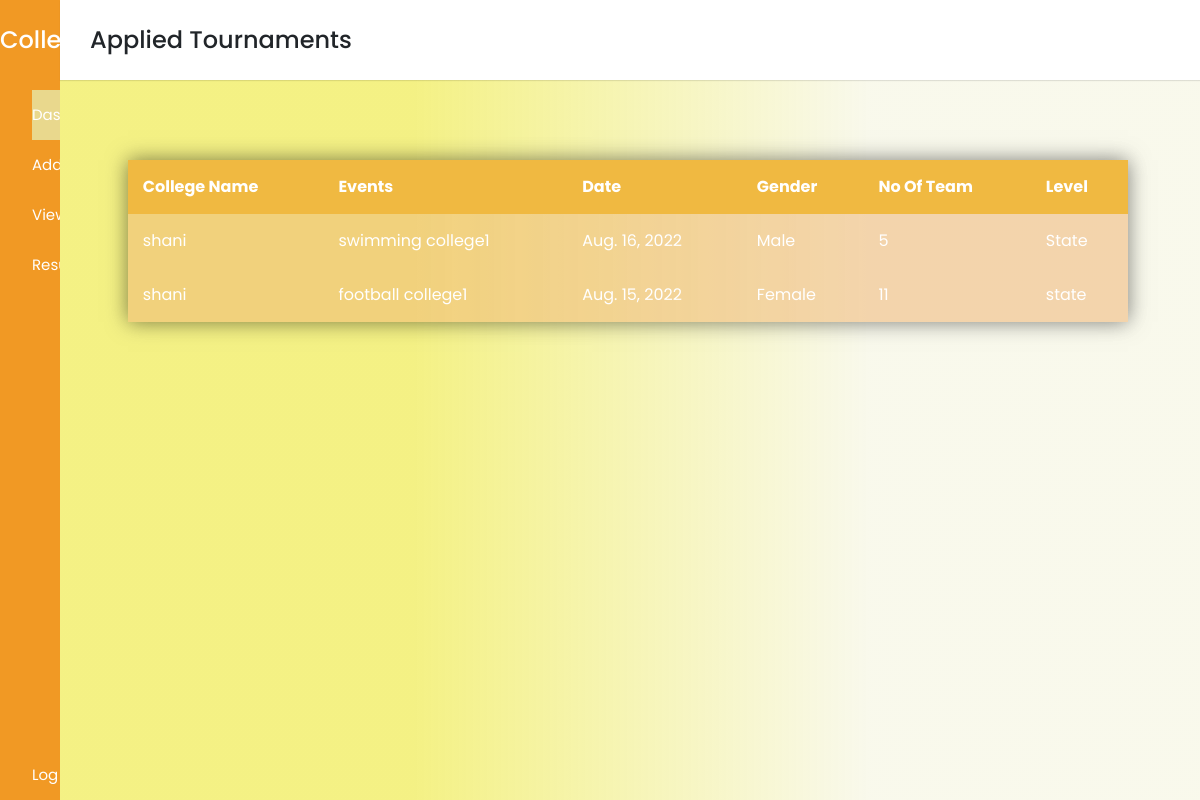
Screenshot of /home (signed in) with the database file from the repository.
### college/models.py (models this page shows, shortened)
class TournamentApply(models.Model):
    tournament = models.ForeignKey(Tournaments, on_delete=models.CASCADE)
    college = models.ForeignKey(User, on_delete=models.CASCADE)

### new_admin/models.py (models this page shows, shortened)
class Tournaments(models.Model):
    category = (
        ('male','Male'),
        ('Female','Female'),
        ('Both','Both'),
    )
    college = models.ForeignKey(User, on_delete=models.CASCADE)
    event = models.ForeignKey('Event', on_delete=models.CASCADE)
    category = models.CharField(choices=category, max_length=10)
    date = models.DateField(null=True, blank=True)
    level = models.CharField(max_length=20)
    def __str__(self):
        return f'{self.event.name}  {self.college.username}'

class Event(models.Model):
    name = models.CharField(max_length=50)
    players = models.IntegerField()

### college/views.py (the view)
# urls.py: path('home',views.home, name='home'),
@login_required(login_url='login')
def home(request):
    college = User.objects.get(username=request.user.username)
    tournamentapply = TournamentApply.objects.filter(college=college)
    return render(request,'college/home.html',{'tournamentapply':tournamentapply})

### templates/college/home.html (shortened to what this page needs)
{% extends 'college/base.html' %}
{% block content %}
    <section class="home-section">
        <nav>
          <div class="sidebar-button">
            <span class="dashboard">Applied Tournaments</span>
          </div>
        </nav>
        <div class="home-content ">
            <div class="container">
                <table>
                    <thead>
                        <tr>
                            <th>College Name</th>
                            <th>Events</th>
                            <th>Date</th>
                            <th>Gender</th>
                            <th>No Of Team</th>
                            <th>Level</th>
                        </tr>
                    </thead>
                    <tbody>
                        {% for tournamentapply in tournamentapply %}
                        <tr>
                            <td>{{ tournamentapply.college }}</td>
                            <td>{{ tournamentapply.tournament }}</td>
                            <td>{{ tournamentapply.tournament.date }}</td>
                            <td>{{ tournamentapply.tournament.category }}</td>
                            <td>{{ tournamentapply.tournament.event.players }}</td>
                            <td>{{ tournamentapply.tournament.level }}</td>
                        </tr>
                        {% endfor %}
                    </tbody>
                </table>
            </div>
        </div>
      </section>
    {% endblock %}

### templates/college/base.html (shortened to what this page needs)
{% load static %}
<!DOCTYPE html>
<html lang="en" dir="ltr">
<head>
    <link rel="stylesheet" href="{% static 'CSS/db-college.css' %}">
    <link rel="stylesheet" href="{% static 'CSS/viewtournament.css' %}">
    <link href="https://cdn.jsdelivr.net/npm/bootstrap@5.2.0-beta1/dist/css/bootstrap.min.css" rel="stylesheet"
>
</head>
<body>
    <div class="sidebar">
        <div class="logo-details">
            <span class="logo_name">College</span>
        </div>
        <ul class="nav-links">
            <li>
                <a href="{% url 'home' %}" class="active">
                    <span class="links_name">Dashboard</span>
                </a>
            </li>
            <li>
                <a href="{% url 'addtournament' %}">
                    <span class="links_name">Add Tournament</span>
                </a>
            </li>
            <li>
                <a href="{% url 'tournament' %}">
                    <span class="links_name">View Tournament</span>
                </a>
            </li>
            <li>
                <a href="{% url 'results' %}">
                    <span class="links_name">Results</span>
                </a>
            </li>
            <li class="log_out">
                <a href="{% url 'logout' %}">
                    <span class="links_name">Log out</span>
                </a>
            </li>
        </ul>
    </div>
    {% block content %}
    {% endblock %}
</body>
</html>

### sports_event/static/CSS/db-college.css (style rules this page uses)
* { margin: 0; padding: 0; box-sizing: border-box; font-family: 'Poppins', sans-serif; }
.sidebar { position: fixed; height: 100%; width: 240px; background: #f19924; transition: all 0.5s ease; }
.sidebar .logo-details { height: 80px; display: flex; align-items: center; }
.sidebar .logo-details .logo_name { color: #fff; font-size: 24px; font-weight: 500; }
.sidebar .nav-links { margin-top: 10px; }
.sidebar .nav-links li { position: relative; list-style: none; height: 50px; }
.sidebar .nav-links li a { height: 100%; width: 100%; display: flex; align-items: center; text-decoration: none; transition: all 0.4s ease; }
.sidebar .nav-links li a.active { background: #e9d88d; }
.sidebar .nav-links li a .links_name { color: #fff; font-size: 15px; font-weight: 400; white-space: nowrap; }
.sidebar .nav-links .log_out { position: absolute; bottom: 0; width: 100%; }
.home-section { position: relative; background: #f5f5f5; min-height: 100vh; width: calc(100% - 240px); left: 240px; transition: all 0.5s ease; }
.home-section nav { display: flex; justify-content: space-between; height: 80px; background: #fff; display: flex; align-items: center; position: fixed; width: calc(100% - 240px); left: 240px; z-index: 100; padding: 0 20px; box-shadow: 0 1px 1px rgba(0, 0, 0, 0.1); transition: all 0.5s ease; }
.home-section nav .sidebar-button { display: flex; align-items: center; font-size: 24px; font-weight: 500; }
.home-section .home-content { position: relative; padding-top: 104px; }
@media (max-width: 1240px) { .sidebar { width: 60px; } }
@media (max-width: 1240px) { .home-section { width: calc(100% - 60px); left: 60px; } }
@media (max-width: 1240px) { .home-section nav { width: calc(100% - 60px); left: 60px; } }
.home-section { background: rgb(237,232,52); background: linear-gradient(90deg, rgba(237,232,52,0.6054796918767507) 31%, rgba(237,237,200,0.3477766106442577) 71%); }

### sports_event/static/CSS/viewtournament.css (style rules this page uses)
* { margin: 0; padding: 0; box-sizing: border-box; font-family: 'Poppins', sans-serif; }
.sidebar { position: fixed; height: 100%; width: 240px; background: #f19924; transition: all 0.5s ease; }
.sidebar .logo-details { height: 80px; display: flex; align-items: center; }
.sidebar .logo-details .logo_name { color: #fff; font-size: 24px; font-weight: 500; }
.sidebar .nav-links { margin-top: 10px; }
.sidebar .nav-links li { position: relative; list-style: none; height: 50px; }
.sidebar .nav-links li a { height: 100%; width: 100%; display: flex; align-items: center; text-decoration: none; transition: all 0.4s ease; }
.sidebar .nav-links li a.active { background: #e9d88d; }
.sidebar .nav-links li a .links_name { color: #fff; font-size: 15px; font-weight: 400; white-space: nowrap; }
.sidebar .nav-links .log_out { position: absolute; bottom: 0; width: 100%; }
.home-section { position: relative; background: #f5f5f5; min-height: 100vh; width: calc(100% - 240px); left: 240px; transition: all 0.5s ease; }
.home-section nav { display: flex; justify-content: space-between; height: 80px; background: #fff; display: flex; align-items: center; position: fixed; width: calc(100% - 240px); left: 240px; z-index: 100; padding: 0 20px; box-shadow: 0 1px 1px rgba(0, 0, 0, 0.1); transition: all 0.5s ease; }
.home-section nav .sidebar-button { display: flex; align-items: center; font-size: 24px; font-weight: 500; }
.home-section .home-content { position: relative; padding-top: 104px; }
@media (max-width: 1240px) { .sidebar { width: 60px; } }
@media (max-width: 1240px) { .home-section { width: calc(100% - 60px); left: 60px; } }
@media (max-width: 1240px) { .home-section nav { width: calc(100% - 60px); left: 60px; } }
.home-section { background: rgb(237,232,52); background: linear-gradient(90deg, rgba(237,232,52,0.6054796918767507) 31%, rgba(237,237,200,0.3477766106442577) 71%); }
table { width: 1000px; border-collapse: collapse; overflow: hidden; box-shadow: 0 0 20px rgba(0,0,0,0.5); margin-left: 5%; margin-top: 5%; background-color: hwb(32 16% 10% / 0.432); }
th, td { padding: 15px; background-color: rgba(255, 255, 255, 0.2); color: #fff; }
th { text-align: left; }
thead th { background-color: #f0b941; }

### rows the page displays
TournamentApply: college "shani", tournament "swimming college1", tournament "Aug. 16, 2022", tournament.category "Male", tournament.event.players "5", tournament.level "State"
TournamentApply: college "shani", tournament "football college1", tournament "Aug. 15, 2022", tournament.category "Female", tournament.event.players "11", tournament.level "state"
